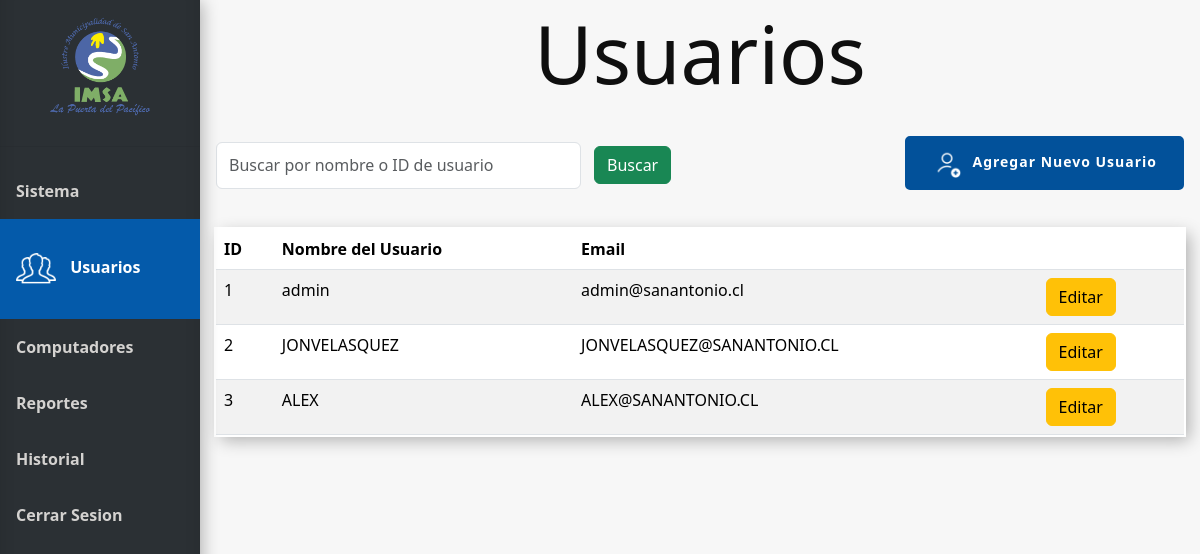
Screenshot of /usuarios (signed in) with the database file from the repository.
### tables this page shows
CREATE TABLE Usuario (
    Id_usuario INTEGER PRIMARY KEY AUTOINCREMENT,
    Nombre_user VARCHAR(100),
    Email VARCHAR(100),
    Psw VARCHAR(100)
);

### app.py (the view)
@app.route('/usuarios', methods=['GET'])
@login_required
def usuarios():
    conn = get_db_connection()
    search_query = request.args.get('search', '')
    query = '''SELECT Usuario.Id_usuario, Usuario.Nombre_user, Usuario.Email FROM Usuario Where 1 = 1'''
    pcs = conn.execute("SELECT * FROM Pc").fetchall()
    params = []
    if search_query:
        query += ' AND (Usuario.Nombre_user LIKE ?  OR Usuario.Id_usuario LIKE ?)'
        params.extend(['%' + search_query + '%', '%' + search_query + '%'])
    users = conn.execute(query, params).fetchall()
    conn.close()
    return render_template('usuarios.html', users=users, pcs=pcs)

### app.py (called while the page is built)
@login_manager.user_loader
def load_user(user_id):
    return Usuario.get_by_id(user_id)

def get_db_connection():
    conn = sqlite3.connect('database.db')
    conn.row_factory = sqlite3.Row
    return conn

### model.py (called while the page is built)
def get_db_connection():
    conn = sqlite3.connect('database.db')
    conn.row_factory = sqlite3.Row
    return conn

    @staticmethod
    def get_by_id(id_usuario):
        conn = get_db_connection()
        user_data = conn.execute('SELECT * FROM Usuario WHERE Id_usuario = ?', (id_usuario,)).fetchone()
        conn.close()
        if user_data:
            return Usuario(user_data['Id_usuario'], user_data['Nombre_user'], user_data['Email'], user_data['psw'])
        return None

### templates/usuarios.html (shortened to what this page needs)
{% extends 'base.html' %}
{% block head %}
<link rel="stylesheet" href="{{ url_for('static', filename='css/style_usuarios.css') }}">
{% endblock %}
{% block content %}
<h1 class="block-effect" style="--td:0.3s">
    <div class="block-reveal" style="--bc: #2b3034; --d: 0.5s">Usuarios</div>
</h1>
<div class="head">
    <div class="filtros">
        <form method="get" action="{{ url_for('usuarios') }}" id="filtro-form">
            <div class="filtro">
                <input class="form-control me-2" type="search" name="search"
                    placeholder="Buscar por nombre o ID de usuario" aria-label="Search"
                    value="{{ request.args.get('search', '') }}">
                <button class="btn btn-success" type="submit">Buscar</button>
            </div>
        </form>
    </div>
    <div class="Botones_Usuario">
        <button class="button_slide slide_left" data-bs-toggle="modal" data-bs-target="#ModalAgregarUsuario"><img
                id="agregar" src="{{ url_for('static', filename='img/icon-agregar-usuario.png') }}" alt="icon-agregar"
                width="30px"><b>Agregar Nuevo Usuario</b></button>
    </div>
</div>
{% if users %}
<table class="table table-responsive-md table-striped mt-3">
    <thead>
        <tr>
            <th>ID</th>
            <th>Nombre del Usuario</th>
            <th class="responsive">Email</th>
            <th></th>
        </tr>
    </thead>
    <tbody>
        {% for row in users %}
        <tr>
            <td>{{ row['Id_usuario'] }}</td>
            <td>{{ row['Nombre_user'] }}</td>
            <td class="responsive">{{ row['email'] }}</td>
            <td>
                <a href="{{ url_for('editar_usuario', id=row['Id_usuario']) }}" class="btn btn-warning">Editar</a>
            </td>
        </tr>
        {% endfor %}
    </tbody>
</table>
{% else %}
<tr>
    <div class="alert alert-danger" role="alert">
        No existen registros.
    </div>
</tr>
{% endif %}
{% endblock %}

### static/css/style_usuarios.css (style rules this page uses)
* { margin: 0; padding: 0; }
.head { display: flex; width: 100%; justify-content: space-between; }
#agregar { margin-right: 10px; }
.Botones_Usuario { display: flex; align-items: center; }

### static/css/style_base.css (style rules this page uses)
body { margin: 0; font-family: "Lato", sans-serif; }
*, *::before, *::after { margin: 0; padding: 0; box-sizing: border-box; }
body { font-family: -apple-system, BlinkMacSystemFont, 'Segoe UI', Roboto, Oxygen, Ubuntu, Cantarell, 'Open Sans', 'Helvetica Neue', sans-serif; }
.block-effect { font-size: calc(8px + 6vw); }
.block-reveal { --t: calc(var(--td) + var(--d)); color: transparent; padding: 4px; position: relative; overflow: hidden; animation: revealBlock 0s var(--t) forwards; }
.block-reveal::after { content: ''; width: 0%; height: 100%; padding-bottom: 4px; position: absolute; top: 0; left: 0; background: var(--bc); animation: revealingIn var(--td) var(--d) forwards, revealingOut var(--td) var(--t) forwards; }
h1 { text-align: center; }
.button_slide { color: #FFF; border: 2px solid #02519a; background-color: #02519a; border-radius: 5px; padding: 10px 25px 10px 25px; display: inline-block; font-size: 14px; letter-spacing: 1px; cursor: pointer; box-shadow: inset 0 0 0 0 #00213e; -webkit-transition: ease-out 0.4s; -moz-transition: ease-out 0.4s; transition: ease-out 0.4s; }
.head { height: 100px; }
.filtros { width: 50%; display: flex; align-items: center; justify-content: space-around; }
.filtro { margin-top: 1%; padding-right: 1%; display: flex; flex-direction: row; width: 100%; }
#filtro-form { width: 100%; }
.filtro > button { margin: 1% 5% 1% 1%; }
.table { box-shadow: inset 0 -3em 3em rgba(0, 0, 0, 0.1), 0 0 0 2px rgb(255, 255, 255), 0.3em 0.3em 1em rgba(0, 0, 0, 0.3); margin-top: 2%; }

### rows the page displays
Usuario: Id_usuario "1", Nombre_user "admin", email "admin@sanantonio.cl"
Usuario: Id_usuario "2", Nombre_user "JONVELASQUEZ", email "JONVELASQUEZ@SANANTONIO.CL"
Usuario: Id_usuario "3", Nombre_user "ALEX", email "ALEX@SANANTONIO.CL"
